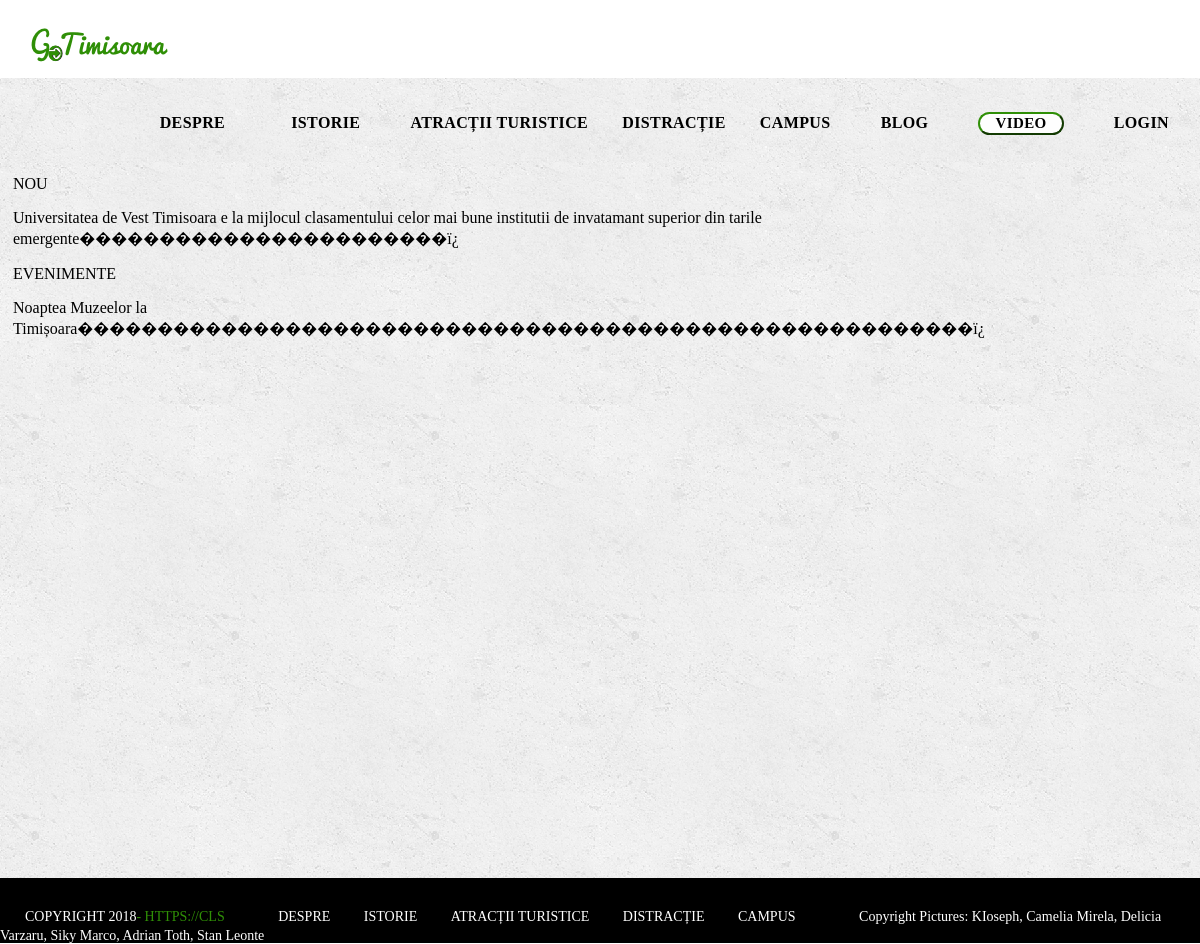
The app's page /content_user.php, older data.
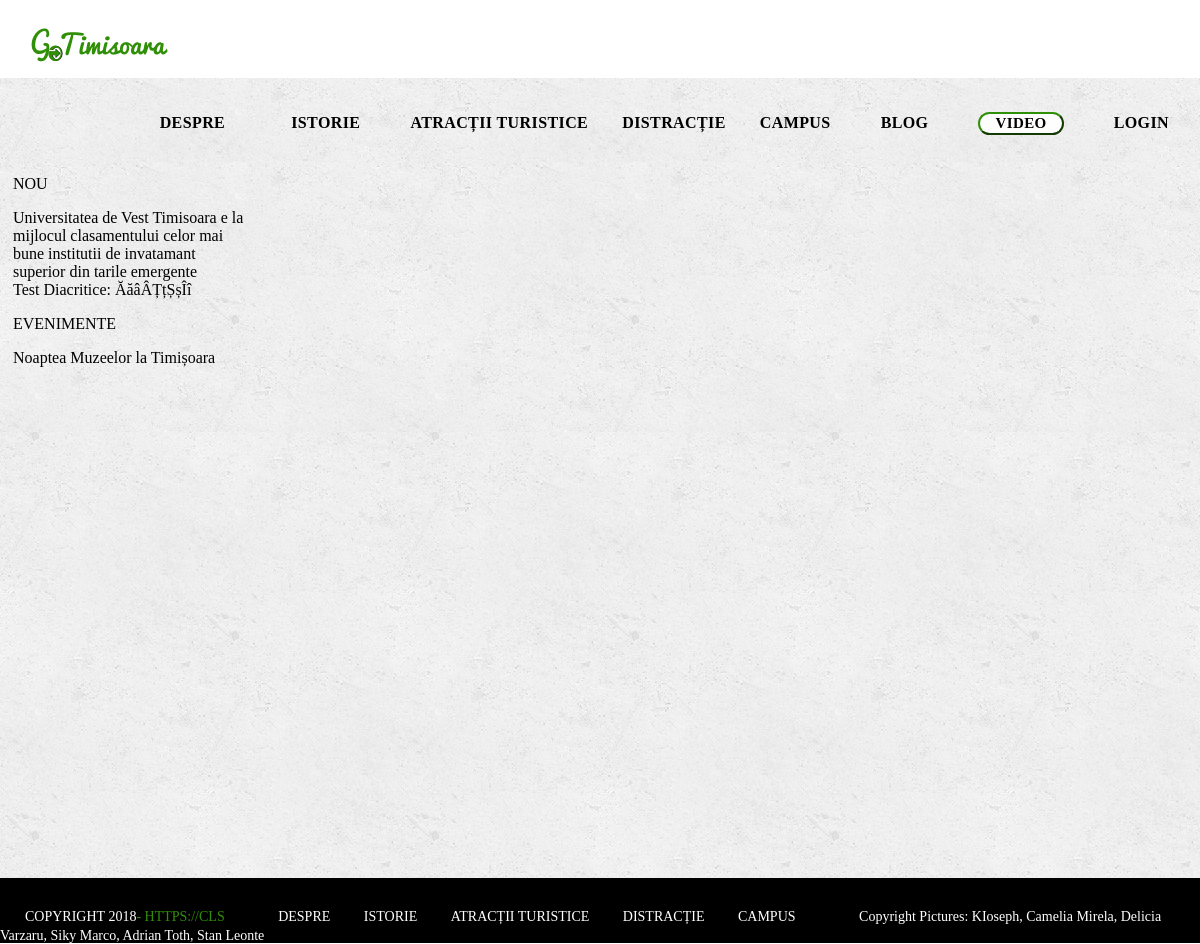
The same page, newer data.
### tables this page shows
CREATE TABLE `categories` (
  `id` int(3) NOT NULL,
  `menu` varbinary(200) NOT NULL,
  `position` int(3) NOT NULL,
  `visible` tinyint(1) NOT NULL
);

CREATE TABLE `posts` (
  `id` int(3) NOT NULL,
  `categories_id` int(3) NOT NULL,
  `menu` varbinary(200) NOT NULL,
  `date` date NOT NULL,
  `position` int(3) NOT NULL,
  `visible` int(1) NOT NULL,
  `content` varbinary(1000) NOT NULL
);

### includes/functions.php (called while the page is built, shortened)
<?php
	function get_info_from_table($table){
		global $connection;
		$query = "SELECT *";
		$query .= " FROM {$table}";
		$query .=" ORDER BY position ASC";
		$result_set = mysqli_query($connection, $query);
		return $result_set;
	}
	function find_selected_post(){
		if(isset($_GET['info'])) {
		$sel_table1 = get_category_by_id($_GET['info']);
		$sel_t2=0;
		$table2=NULL;
	} elseif (isset($_GET['page'])) {
		$table2 = get_posts_by_id($_GET['page']);
		$table1=0;
		$sel_table1=NULL;
	} else {
		$table1 = 0;
		$table2 = 0;
	}
}
?>

### content_user.php (the view, shortened to what this page needs)
<?php require_once("includes/connect.php") ?>
<?php require_once("includes/functions.php"); ?>
<?php
	include("includes/header.php");
?>
<div id="content">
	<table id="table">
		<tr>
			<td id="nav">
			<dl class="info">
			<?php
			$categories_set=get_info_from_table('categories');
				while ($categories=$categories_set->fetch_array()){
					echo "<dt";
					global $table1;
					if ($categories["id"] == $table1['id']){
					echo " class=\"selected\"";
					}
					echo ">{$categories["menu"]}</dt>";
				$query="SELECT * FROM posts WHERE categories_id = {$categories["id"]} ORDER BY position ASC";
				$posts_set=$connection->query($query);
				echo "<dl class=\"pages\">";
				while ($posts= $posts_set->fetch_array()){
					echo "<dt";
					if ($posts["id"]==$table2['id']){
						echo " class=\"selected\"";
					}
					echo"><a href=\"content_user.php?page=" . urlencode($posts["id"]) .
					"\">{$posts["menu"]}</a></dt>";
				}
				echo "</dl>";
				}
			?>
			</dl>
			<br><br>
			</td>
			<td id="main">
			</td>
		</tr>
	</table>
</div>
<?php
	include("includes/footer.php");
?>

Row changes from the older to the newer data that the page shows:
changed posts: menu "Universitatea de Vest Timisoara e la mijlocul clasamentului celor mai bune institutii de invatamant superior din tarile emergente�����������������������ï¿" → "Universitatea de Vest Timisoara e la mijlocul clasamentului celor mai bune institutii de invatamant superior din tarile emergente"
added posts: menu "Test Diacritice: ĂăâÂȚțȘșÎî", shown under categories "NOU"
changed posts: menu "Noaptea Muzeelor la Timișoara��������������������������������������������������������ï¿" → "Noaptea Muzeelor la Timișoara"
